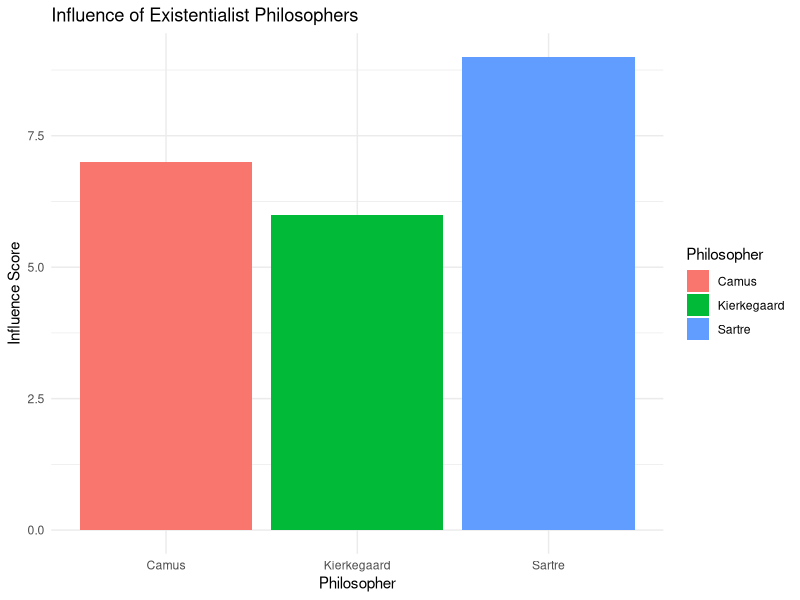

This figure's R source: (Note: this script raises an error after producing the figure.)
# Loading Libraries
library(officer)
library(ggplot2)

#~~~~~~~~~~~~~~~~~~~~~~~~~~~~~~~~~~~~~~~~~~~~~~~~~~~~~~~~~~~~~~~~~~~~~~~~~~~~~~~
# Graphs ~
#~~~~~~~~~~~~~~~~~~~~~~~~~~~~~~~~~~~~~~~~~~~~~~~~~~~~~~~~~~~~~~~~~~~~~~~~~~~~~~~
# Sample data for the table
table_data <- data.frame(
  Name = c("Sartre", "Camus", "Kierkegaard"),
  Birth_Year = c(1905, 1913, 1813),
  Main_Works = c("Being and Nothingness", "The Stranger", "Fear and Trembling")
)
# Sample data for the plot
data <- data.frame(
  Philosopher = c("Sartre", "Camus", "Kierkegaard"),
  Influence_Score = c(9, 7, 6)
)
# Create a bar chart using ggplot2
plot <- ggplot(data, aes(x = Philosopher, y = Influence_Score, fill = Philosopher)) +
  geom_bar(stat = "identity") +
  labs(title = "Influence of Existentialist Philosophers", y = "Influence Score") +
  theme_minimal()

####################################################################
c_filename <- "Doc1" # word document file name with no file extension 

document <- read_docx(paste0("input/",c_filename,".docx"))
docx_summary(document)

####################################################################
# test 1
doc1 <- document|>
  cursor_reach("Graph1") |>
  body_replace_all_text(old_value = "Graph", new_value = "Abbildung",
                        only_at_cursor = FALSE, warn = TRUE, fixed = TRUE)

docx_summary(doc1)

print(doc1, target = "output/ausgabe0.docx")

####################################################################
# test 2
document <- read_docx(paste0("input/",c_filename,".docx"))
docx_summary(document)

doc2 <- document|>
  cursor_reach("Graph1") |>
  body_replace_all_text(old_value = "Graph", new_value = "Abbildung",
                        only_at_cursor = FALSE, warn = TRUE, fixed = TRUE)|>
  cursor_backward()|>
  officer::body_remove()|>
  cursor_backward()|>
  body_add_gg(value = plot, height = 4.06, width = 4.39)|>
  cursor_reach("Tabelle 1")|>
  cursor_forward()|>
  officer::body_remove()|>
  cursor_backward()|>
  officer::body_add_table(table_data)

docx_summary(document)

print(doc2, target = "output/ausgabe1.docx")




# ######################################################################
# # Loading Libraries
# library(officer)
# library(ggplot2)
# # File name
# names <- "FileName" # Replace with the desired file name
# # Input path
# word_document <- "path_word.docx" # Loading the Word document
# # Output path
# path_in <- "desired directory" # Replace with the desired directory
# #~~~~~~~~~~~~~~~~~~~~~~~~~~~~~~~~~~~~~~~~~~~~~~~~~~~~~~~~~~~~~~~~~~~~~~~~~~~~~~~
# # Graphs ~
# #~~~~~~~~~~~~~~~~~~~~~~~~~~~~~~~~~~~~~~~~~~~~~~~~~~~~~~~~~~~~~~~~~~~~~~~~~~~~~~~
# # Sample data for the table
# table_data <- data.frame(
#   Name = c("Sartre", "Camus", "Kierkegaard"),
#   Birth_Year = c(1905, 1913, 1813),
#   Main_Works = c("Being and Nothingness", "The Stranger", "Fear and Trembling")
# )
# # Sample data for the plot
# data <- data.frame(
#   Philosopher = c("Sartre", "Camus", "Kierkegaard"),
#   Influence_Score = c(9, 7, 6)
# )
# # Create a bar chart using ggplot2
# plot <- ggplot(data, aes(x = Philosopher, y = Influence_Score, fill = Philosopher)) +
#   geom_bar(stat = "identity") +
#   labs(title = "Influence of Existentialist Philosophers", y = "Influence Score") +
#   theme_minimal()
# # Save the plot as an image file (e.g., PNG)
# ggsave("my_plot.png", plot, width = 6, height = 4)
# # Use cursor_reach to find and position the cursor before adding the image
# word_document <- cursor_reach(word_document, "GRAF1") |>
#   # Move the cursor forward to the desired location
#   cursor_forward() |>
#   # Add the graphic to the document
#   body_add_gg(value = plot, height = 4.06, width = 4.39) |>
#   body_replace_all_text(word_document, old_value = "GRAF1", new_value = " ",
#                         only_at_cursor = FALSE, warn = TRUE, fixed = TRUE)
# # Saving the modified document
# output_docx <- paste0(path_in, "/", names, ".docx")
# print(word_document, target = output_docx)
# # Close the Word document
# system(sprintf('start winword "%s"', output_docx))
